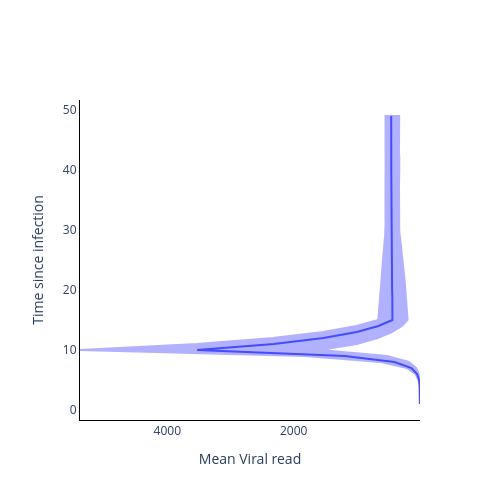

Notebook code cell kept with this figure:
### Code cell
fig = go.Figure()

fig.add_trace(
    go.Scatter(
        y=time_from_infec,
        x=np.mean(vr_val, axis=1),
        mode='lines',
        name='Mean Viral read',
        showlegend=False,
    )
)

fig.add_trace(
    go.Scatter(
        y=time_from_infec.tolist() + time_from_infec.tolist()[::-1],
        x=np.quantile(vr_val, 0.975, axis=1).tolist() + np.quantile(vr_val, 0.025, axis=1).tolist()[::-1],
        mode='lines',
        fill='toself',
        fillcolor='blue',
        line_color='blue',
        opacity=0.3,
        showlegend=False,
    )
)

# Add axis labels
fig.update_layout(
    width=500, 
    height=500,
    plot_bgcolor='white',
    xaxis=dict(
        linecolor='black',
        title = 'Mean Viral read',
        autorange='reversed'
        ),
    yaxis=dict(
        linecolor='black',
        title = 'Time since infection'),
    #legend=dict(
    #    orientation="h",
    #    yanchor="bottom",
    #    y=1.02,
    #    xanchor="right",
    #    x=1
    #)
    )

fig.write_image('images/Optimal_sampling_Viral_read_model.pdf')
fig.show()

### Figure 1 — Plotly figure (JSON) as saved in the notebook; plotly's stock layout.template omitted (floating-point values rounded to 4 significant figures)
{"data": [{"mode": "lines", "name": "Mean Viral read", "showlegend": false, "type": "scatter", "x": [1.809, 1.816, 1.811, 5.339, 15.78, 46.51, 136.9, 404.6, 1193.0, 3528.0, 2316.0, 1528.0, 1001.0, 658.0, 437.6, 435.8, 437.0, 437.1, 438.9, 442.0, 443.0, 444.6, 444.9, 445.4, 448.1, 450.4, 450.8, 452.9, 454.9, 455.3, 456.8, 457.4, 457.2, 457.2, 456.5, 456.3, 456.3, 458.1, 456.5, 455.6, 455.6, 456.3, 457.2, 457.7, 456.9, 455.9, 456.2, 457.2, 456.6], "y": [1, 2, 3, 4, 5, 6, 7, 8, 9, 10, 11, 12, 13, 14, 15, 16, 17, 18, 19, 20, 21, 22, 23, 24, 25, 26, 27, 28, 29, 30, 31, 32, 33, 34, 35, 36, 37, 38, 39, 40, 41, 42, 43, 44, 45, 46, 47, 48, 49]}, {"fill": "toself", "fillcolor": "blue", "line": {"color": "blue"}, "mode": "lines", "opacity": 0.3, "showlegend": false, "type": "scatter", "x": [2.775, 2.774, 2.768, 8.222, 23.98, 71.47, 208.6, 620.6, 1826.0, 5383.0, 3530.0, 2332.0, 1533.0, 1007.0, 661.7, 652.6, 648.4, 637.3, 631.8, 620.1, 615.5, 607.6, 602.0, 591.6, 581.8, 576.4, 567.4, 562.3, 553.1, 546.8, 545.6, 546.8, 548.5, 547.6, 547.9, 547.2, 547.8, 547.0, 546.7, 544.8, 547.7, 546.0, 545.9, 546.3, 546.2, 547.9, 545.7, 545.8, 546.7, 330.2, 332.1, 331.7, 333.7, 333.6, 335.7, 333.5, 328.0, 333.3, 328.5, 330.2, 335.5, 333.1, 332.0, 331.5, 334.9, 335.2, 337.1, 334.3, 329.4, 321.8, 305.3, 296.9, 289.6, 276.5, 270.5, 253.7, 248.4, 239.6, 233.6, 218.3, 214.9, 203.9, 199.0, 197.5, 287.4, 446.8, 670.6, 1003.0, 1578.0, 522.2, 178.3, 60.2, 20.47, 6.85, 2.284, 0.7954, 0.8228, 0.8143], "y": [1, 2, 3, 4, 5, 6, 7, 8, 9, 10, 11, 12, 13, 14, 15, 16, 17, 18, 19, 20, 21, 22, 23, 24, 25, 26, 27, 28, 29, 30, 31, 32, 33, 34, 35, 36, 37, 38, 39, 40, 41, 42, 43, 44, 45, 46, 47, 48, 49, 49, 48, 47, 46, 45, 44, 43, 42, 41, 40, 39, 38, 37, 36, 35, 34, 33, 32, 31, 30, 29, 28, 27, 26, 25, 24, 23, 22, 21, 20, 19, 18, 17, 16, 15, 14, 13, 12, 11, 10, 9, 8, 7, 6, 5, 4, 3, 2, 1]}], "layout": {"height": 500, "plot_bgcolor": "white", "width": 500, "xaxis": {"autorange": "reversed", "linecolor": "black", "title": {"text": "Mean Viral read"}}, "yaxis": {"linecolor": "black", "title": {"text": "Time since infection"}}}}
